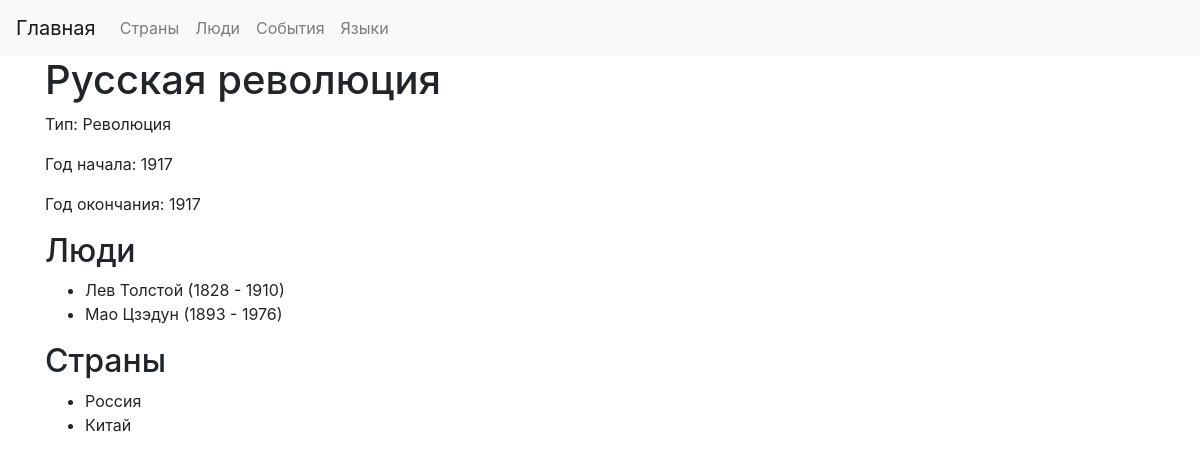
The page /events/1 on the database its author committed.
### app.py (models this page shows)
class Event(db.Model):
    __tablename__ = "event"
    id = db.Column(db.Integer, primary_key=True)
    name = db.Column(db.String(255), nullable=False)
    type_id = db.Column(db.Integer, db.ForeignKey("event_type.id"), nullable=False)
    start_year = db.Column(db.Integer, nullable=False)
    end_year = db.Column(db.Integer, nullable=True)
    people = db.relationship("PersonEvent", backref="event", lazy=True)
    countries = db.relationship("CountryEvent", backref="event", lazy=True)

class EventType(db.Model):
    __tablename__ = "event_type"
    id = db.Column(db.Integer, primary_key=True)
    type_name = db.Column(db.String(255), nullable=False)
    events = db.relationship("Event", backref="event_type", lazy=True)

class Person(db.Model):
    __tablename__ = "person"
    id = db.Column(db.Integer, primary_key=True)
    name = db.Column(db.String(255), nullable=False)
    birth_year = db.Column(db.Integer, nullable=False)
    death_year = db.Column(db.Integer, nullable=True)
    languages = db.relationship("PersonLanguage", backref="person", lazy=True)
    events = db.relationship("PersonEvent", backref="person", lazy=True)
    countries = db.relationship("CountryPerson", backref="person", lazy=True)

class Country(db.Model):
    __tablename__ = "country"
    id = db.Column(db.Integer, primary_key=True)
    name = db.Column(db.String(255), nullable=False)
    area = db.Column(db.Float, nullable=False)
    population = db.Column(db.Integer, nullable=False)
    languages = db.relationship("CountryLanguage", backref="country", lazy=True)
    events = db.relationship("CountryEvent", backref="country", lazy=True)
    people = db.relationship("CountryPerson", backref="country", lazy=True)

### app.py (the view)
@app.route("/events/<int:id>")
def event(id):
    event = Event.query.get_or_404(id)
    event_type = event.event_type
    people = [pe.person for pe in event.people]
    countries = [ce.country for ce in event.countries]
    return render_template(
        "event.html",
        event=event,
        event_type=event_type,
        people=people,
        countries=countries,
    )

### templates/event.html
{% extends 'base.html' %}
{% block content %}
<h1>{{ event.name }}</h1>
<p>Тип: {{ event_type.type_name }}</p>
<p>Год начала: {{ event.start_year }}</p>
<p>Год окончания: {{ event.end_year }}</p>
<h2>Люди</h2>
<ul>
    {% for person in people %}
    <li>{{ person.name }} ({{ person.birth_year }} - {{ person.death_year }})</li>
    {% endfor %}
</ul>
<h2>Страны</h2>
<ul>
    {% for country in countries %}
    <li>{{ country.name }}</li>
    {% endfor %}
</ul>
{% endblock %}

### rows shown on the page
Event: name "Русская революция", start_year "1917", end_year "1917"
EventType: type_name "Революция"
Person: name "Лев Толстой", birth_year "1828", death_year "1910"
Person: name "Мао Цзэдун", birth_year "1893", death_year "1976"
Country: name "Россия"
Country: name "Китай"
